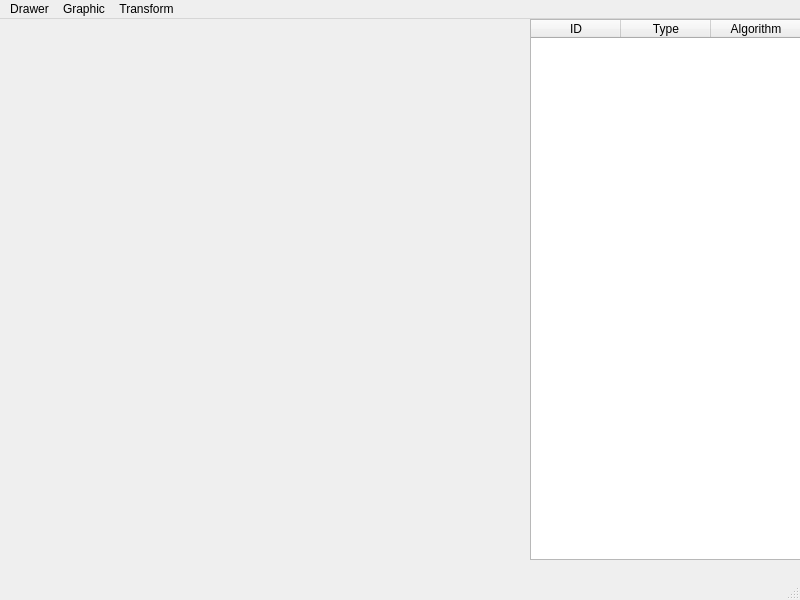
<?xml version="1.0" encoding="UTF-8"?>
<ui version="4.0">
 <class>MainWindow</class>
 <widget class="QMainWindow" name="MainWindow">
  <property name="geometry">
   <rect>
    <x>0</x>
    <y>0</y>
    <width>800</width>
    <height>600</height>
   </rect>
  </property>
  <property name="windowTitle">
   <string>MainWindow</string>
  </property>
  <widget class="QWidget" name="centralwidget">
   <widget class="QTableWidget" name="tableWidget">
    <property name="geometry">
     <rect>
      <x>530</x>
      <y>0</y>
      <width>271</width>
      <height>541</height>
     </rect>
    </property>
    <property name="minimumSize">
     <size>
      <width>0</width>
      <height>541</height>
     </size>
    </property>
    <property name="maximumSize">
     <size>
      <width>500</width>
      <height>16777215</height>
     </size>
    </property>
    <property name="styleSheet">
     <string notr="true"/>
    </property>
    <property name="horizontalScrollBarPolicy">
     <enum>Qt::ScrollBarAlwaysOff</enum>
    </property>
    <property name="editTriggers">
     <set>QAbstractItemView::NoEditTriggers</set>
    </property>
    <property name="selectionMode">
     <enum>QAbstractItemView::SingleSelection</enum>
    </property>
    <property name="selectionBehavior">
     <enum>QAbstractItemView::SelectRows</enum>
    </property>
    <attribute name="horizontalHeaderDefaultSectionSize">
     <number>90</number>
    </attribute>
    <attribute name="verticalHeaderVisible">
     <bool>false</bool>
    </attribute>
    <column>
     <property name="text">
      <string>ID</string>
     </property>
    </column>
    <column>
     <property name="text">
      <string>Type</string>
     </property>
    </column>
    <column>
     <property name="text">
      <string>Algorithm</string>
     </property>
    </column>
   </widget>
   <widget class="CanvasWidget" name="canvasWidget" native="true">
    <property name="geometry">
     <rect>
      <x>-1</x>
      <y>-1</y>
      <width>531</width>
      <height>541</height>
     </rect>
    </property>
   </widget>
  </widget>
  <widget class="QMenuBar" name="menubar">
   <property name="geometry">
    <rect>
     <x>0</x>
     <y>0</y>
     <width>800</width>
     <height>26</height>
    </rect>
   </property>
   <widget class="QMenu" name="menuGraphic">
    <property name="title">
     <string>Graphic</string>
    </property>
    <widget class="QMenu" name="menuLine">
     <property name="title">
      <string>Line</string>
     </property>
     <addaction name="actionDDA"/>
     <addaction name="actionBresenham"/>
    </widget>
    <widget class="QMenu" name="menuPolygon">
     <property name="title">
      <string>Polygon</string>
     </property>
     <addaction name="actionPolyDDA"/>
     <addaction name="actionPolyBresenham"/>
    </widget>
    <widget class="QMenu" name="menuEllipse">
     <property name="title">
      <string>Ellipse</string>
     </property>
     <addaction name="actionMidpoint"/>
    </widget>
    <widget class="QMenu" name="menuCurve">
     <property name="title">
      <string>Curve</string>
     </property>
     <addaction name="actionBezier"/>
     <addaction name="actionBSpline"/>
    </widget>
    <addaction name="menuLine"/>
    <addaction name="menuPolygon"/>
    <addaction name="menuEllipse"/>
    <addaction name="menuCurve"/>
   </widget>
   <widget class="QMenu" name="menuTransform">
    <property name="title">
     <string>Transform</string>
    </property>
    <widget class="QMenu" name="menuClip">
     <property name="title">
      <string>Clip</string>
     </property>
     <addaction name="actionLiang_Barsky"/>
     <addaction name="actionCohen_Sutherland"/>
    </widget>
    <addaction name="actionTranslate"/>
    <addaction name="actionRotate"/>
    <addaction name="actionScale"/>
    <addaction name="menuClip"/>
   </widget>
   <widget class="QMenu" name="menuDrawer">
    <property name="title">
     <string>Drawer</string>
    </property>
    <addaction name="actionClear"/>
    <addaction name="actionColor"/>
   </widget>
   <addaction name="menuDrawer"/>
   <addaction name="menuGraphic"/>
   <addaction name="menuTransform"/>
  </widget>
  <widget class="QStatusBar" name="statusbar"/>
  <action name="actionDDA">
   <property name="text">
    <string>DDA</string>
   </property>
  </action>
  <action name="actionBresenham">
   <property name="text">
    <string>Bresenham</string>
   </property>
  </action>
  <action name="actionPolyDDA">
   <property name="text">
    <string>DDA</string>
   </property>
  </action>
  <action name="actionPolyBresenham">
   <property name="text">
    <string>Bresenham</string>
   </property>
  </action>
  <action name="actionMidpoint">
   <property name="text">
    <string>Midpoint</string>
   </property>
  </action>
  <action name="actionBezier">
   <property name="text">
    <string>Bezier</string>
   </property>
  </action>
  <action name="actionBSpline">
   <property name="text">
    <string>BSpline</string>
   </property>
  </action>
  <action name="actionTranslate">
   <property name="text">
    <string>Translate</string>
   </property>
  </action>
  <action name="actionRotate">
   <property name="text">
    <string>Rotate</string>
   </property>
  </action>
  <action name="actionScale">
   <property name="text">
    <string>Scale</string>
   </property>
  </action>
  <action name="actionLiang_Barsky">
   <property name="text">
    <string>Cohen-Sutherland</string>
   </property>
  </action>
  <action name="actionCohen_Sutherland">
   <property name="text">
    <string>Liang-Barsky</string>
   </property>
  </action>
  <action name="actionClear">
   <property name="text">
    <string>Clear</string>
   </property>
  </action>
  <action name="actionColor">
   <property name="text">
    <string>Color</string>
   </property>
  </action>
 </widget>
 <customwidgets>
  <customwidget>
   <class>CanvasWidget</class>
   <extends>QWidget</extends>
   <header>cg_gui</header>
   <container>1</container>
  </customwidget>
 </customwidgets>
 <resources/>
 <connections/>
</ui>
